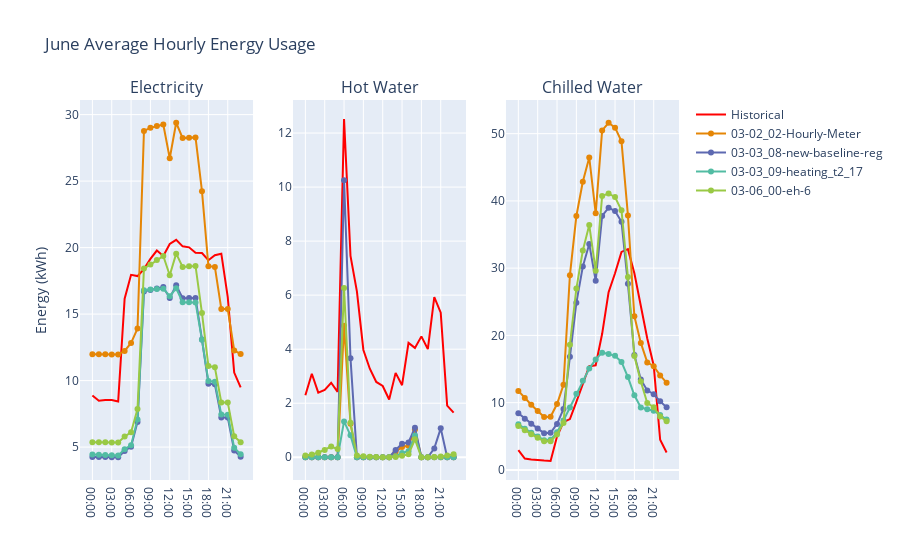

Here is the notebook cell this chart was saved with:
### Code cell
plot_datasets_monthly_by_hour(6, "June")

### Figure 1 — Plotly figure (JSON) as saved in the notebook; plotly's stock layout.template omitted (floating-point values rounded to 4 significant figures)
{"data": [{"legendgroup": "Months", "line": {"color": "red"}, "mode": "lines", "name": "Historical", "showlegend": true, "type": "scatter", "x": ["00:00", "01:00", "02:00", "03:00", "04:00", "05:00", "06:00", "07:00", "08:00", "09:00", "10:00", "11:00", "12:00", "13:00", "14:00", "15:00", "16:00", "17:00", "18:00", "19:00", "20:00", "21:00", "22:00", "23:00"], "xaxis": "x", "y": [8.878, 8.482, 8.542, 8.536, 8.429, 16.16, 17.95, 17.86, 18.38, 19.15, 19.78, 19.37, 20.27, 20.58, 20.09, 20.02, 19.62, 19.59, 19.05, 19.43, 19.54, 16.28, 10.6, 9.495], "yaxis": "y"}, {"legendgroup": "Months", "line": {"color": "red"}, "mode": "lines", "name": "Historical", "showlegend": false, "type": "scatter", "x": ["00:00", "01:00", "02:00", "03:00", "04:00", "05:00", "06:00", "07:00", "08:00", "09:00", "10:00", "11:00", "12:00", "13:00", "14:00", "15:00", "16:00", "17:00", "18:00", "19:00", "20:00", "21:00", "22:00", "23:00"], "xaxis": "x2", "y": [2.295, 3.09, 2.392, 2.496, 2.758, 2.422, 12.52, 7.449, 6.134, 3.971, 3.276, 2.788, 2.639, 2.136, 3.123, 2.667, 4.235, 4.048, 4.474, 4.001, 5.931, 5.352, 1.912, 1.653], "yaxis": "y2"}, {"legendgroup": "Months", "line": {"color": "red"}, "mode": "lines", "name": "Historical", "showlegend": false, "type": "scatter", "x": ["00:00", "01:00", "02:00", "03:00", "04:00", "05:00", "06:00", "07:00", "08:00", "09:00", "10:00", "11:00", "12:00", "13:00", "14:00", "15:00", "16:00", "17:00", "18:00", "19:00", "20:00", "21:00", "22:00", "23:00"], "xaxis": "x3", "y": [2.954, 1.688, 1.562, 1.529, 1.387, 1.324, 4.962, 7.119, 7.554, 10.1, 12.84, 15.43, 15.56, 20.24, 26.42, 29.24, 32.42, 32.83, 29.23, 24.33, 19.55, 15.53, 4.486, 2.595], "yaxis": "y3"}, {"legendgroup": "Months", "line": {"color": "rgb(229, 134, 6)"}, "mode": "lines+markers", "name": "03-02_02-Hourly-Meter", "showlegend": true, "type": "scatter", "x": ["00:00", "01:00", "02:00", "03:00", "04:00", "05:00", "06:00", "07:00", "08:00", "09:00", "10:00", "11:00", "12:00", "13:00", "14:00", "15:00", "16:00", "17:00", "18:00", "19:00", "20:00", "21:00", "22:00", "23:00"], "xaxis": "x", "y": [11.99, 11.98, 11.97, 11.97, 11.96, 12.23, 12.83, 13.91, 28.78, 29.0, 29.14, 29.25, 26.72, 29.39, 28.23, 28.26, 28.29, 24.24, 18.6, 18.55, 15.38, 15.38, 12.27, 12.0], "yaxis": "y"}, {"legendgroup": "Months", "line": {"color": "rgb(229, 134, 6)"}, "mode": "lines+markers", "name": "03-02_02-Hourly-Meter", "showlegend": false, "type": "scatter", "x": ["00:00", "01:00", "02:00", "03:00", "04:00", "05:00", "06:00", "07:00", "08:00", "09:00", "10:00", "11:00", "12:00", "13:00", "14:00", "15:00", "16:00", "17:00", "18:00", "19:00", "20:00", "21:00", "22:00", "23:00"], "xaxis": "x2", "y": [0, 0, 0, 0, 0, 0, 4.868, 1.241, 0, 0, 0, 0, 0, 0, 0.1979, 0.3798, 0.4259, 1.03, 0, 0, 0, 0, 0, 0], "yaxis": "y2"}, {"legendgroup": "Months", "line": {"color": "rgb(229, 134, 6)"}, "mode": "lines+markers", "name": "03-02_02-Hourly-Meter", "showlegend": false, "type": "scatter", "x": ["00:00", "01:00", "02:00", "03:00", "04:00", "05:00", "06:00", "07:00", "08:00", "09:00", "10:00", "11:00", "12:00", "13:00", "14:00", "15:00", "16:00", "17:00", "18:00", "19:00", "20:00", "21:00", "22:00", "23:00"], "xaxis": "x3", "y": [11.75, 10.69, 9.698, 8.76, 7.867, 7.915, 9.789, 12.64, 28.96, 37.75, 42.85, 46.45, 38.15, 50.49, 51.62, 50.89, 48.86, 37.85, 22.84, 18.89, 15.98, 15.41, 14.05, 12.97], "yaxis": "y3"}, {"legendgroup": "Months", "line": {"color": "rgb(93, 105, 177)"}, "mode": "lines+markers", "name": "03-03_08-new-baseline-reg", "showlegend": true, "type": "scatter", "x": ["00:00", "01:00", "02:00", "03:00", "04:00", "05:00", "06:00", "07:00", "08:00", "09:00", "10:00", "11:00", "12:00", "13:00", "14:00", "15:00", "16:00", "17:00", "18:00", "19:00", "20:00", "21:00", "22:00", "23:00"], "xaxis": "x", "y": [4.258, 4.252, 4.246, 4.24, 4.235, 4.708, 5.03, 6.895, 16.69, 16.82, 16.93, 17.03, 16.21, 17.17, 16.19, 16.22, 16.21, 13.09, 9.77, 9.727, 7.226, 7.221, 4.741, 4.265], "yaxis": "y"}, {"legendgroup": "Months", "line": {"color": "rgb(93, 105, 177)"}, "mode": "lines+markers", "name": "03-03_08-new-baseline-reg", "showlegend": false, "type": "scatter", "x": ["00:00", "01:00", "02:00", "03:00", "04:00", "05:00", "06:00", "07:00", "08:00", "09:00", "10:00", "11:00", "12:00", "13:00", "14:00", "15:00", "16:00", "17:00", "18:00", "19:00", "20:00", "21:00", "22:00", "23:00"], "xaxis": "x2", "y": [0, 0, 0, 0, 0, 0, 10.25, 3.669, 2.295e-05, 0, 0, 0, 0, 0, 0.2703, 0.4988, 0.547, 1.096, 0, 0, 0.3274, 1.071, 0, 0], "yaxis": "y2"}, {"legendgroup": "Months", "line": {"color": "rgb(93, 105, 177)"}, "mode": "lines+markers", "name": "03-03_08-new-baseline-reg", "showlegend": false, "type": "scatter", "x": ["00:00", "01:00", "02:00", "03:00", "04:00", "05:00", "06:00", "07:00", "08:00", "09:00", "10:00", "11:00", "12:00", "13:00", "14:00", "15:00", "16:00", "17:00", "18:00", "19:00", "20:00", "21:00", "22:00", "23:00"], "xaxis": "x3", "y": [8.429, 7.622, 6.862, 6.141, 5.467, 5.512, 6.831, 9.044, 16.81, 24.84, 30.23, 33.6, 28.12, 37.76, 38.99, 38.49, 36.9, 27.67, 17.09, 13.43, 11.82, 11.26, 10.19, 9.322], "yaxis": "y3"}, {"legendgroup": "Months", "line": {"color": "rgb(82, 188, 163)"}, "mode": "lines+markers", "name": "03-03_09-heating_t2_17", "showlegend": true, "type": "scatter", "x": ["00:00", "01:00", "02:00", "03:00", "04:00", "05:00", "06:00", "07:00", "08:00", "09:00", "10:00", "11:00", "12:00", "13:00", "14:00", "15:00", "16:00", "17:00", "18:00", "19:00", "20:00", "21:00", "22:00", "23:00"], "xaxis": "x", "y": [4.435, 4.415, 4.398, 4.383, 4.363, 4.835, 5.144, 7.079, 16.8, 16.85, 16.89, 16.91, 16.34, 16.94, 15.89, 15.89, 15.88, 13.06, 9.96, 9.919, 7.441, 7.439, 4.949, 4.457], "yaxis": "y"}, {"legendgroup": "Months", "line": {"color": "rgb(82, 188, 163)"}, "mode": "lines+markers", "name": "03-03_09-heating_t2_17", "showlegend": false, "type": "scatter", "x": ["00:00", "01:00", "02:00", "03:00", "04:00", "05:00", "06:00", "07:00", "08:00", "09:00", "10:00", "11:00", "12:00", "13:00", "14:00", "15:00", "16:00", "17:00", "18:00", "19:00", "20:00", "21:00", "22:00", "23:00"], "xaxis": "x2", "y": [0, 0, 0, 0, 0, 0, 1.327, 0.8101, 0, 0, 0, 0, 0, 0, 0.03876, 0.1607, 0.2254, 0.8066, 0, 0, 0, 0, 0, 0], "yaxis": "y2"}, {"legendgroup": "Months", "line": {"color": "rgb(82, 188, 163)"}, "mode": "lines+markers", "name": "03-03_09-heating_t2_17", "showlegend": false, "type": "scatter", "x": ["00:00", "01:00", "02:00", "03:00", "04:00", "05:00", "06:00", "07:00", "08:00", "09:00", "10:00", "11:00", "12:00", "13:00", "14:00", "15:00", "16:00", "17:00", "18:00", "19:00", "20:00", "21:00", "22:00", "23:00"], "xaxis": "x3", "y": [6.778, 6.125, 5.538, 4.973, 4.417, 4.483, 5.591, 7.342, 9.298, 11.32, 13.27, 15.06, 16.43, 17.44, 17.24, 16.97, 16.06, 13.81, 11.1, 9.297, 9.015, 8.796, 8.172, 7.479], "yaxis": "y3"}, {"legendgroup": "Months", "line": {"color": "rgb(153, 201, 69)"}, "mode": "lines+markers", "name": "03-06_00-eh-6", "showlegend": true, "type": "scatter", "x": ["00:00", "01:00", "02:00", "03:00", "04:00", "05:00", "06:00", "07:00", "08:00", "09:00", "10:00", "11:00", "12:00", "13:00", "14:00", "15:00", "16:00", "17:00", "18:00", "19:00", "20:00", "21:00", "22:00", "23:00"], "xaxis": "x", "y": [5.365, 5.36, 5.355, 5.351, 5.347, 5.789, 6.117, 7.87, 18.43, 18.72, 19.06, 19.37, 17.92, 19.54, 18.54, 18.59, 18.62, 15.08, 11.09, 11.0, 8.36, 8.346, 5.816, 5.371], "yaxis": "y"}, {"legendgroup": "Months", "line": {"color": "rgb(153, 201, 69)"}, "mode": "lines+markers", "name": "03-06_00-eh-6", "showlegend": false, "type": "scatter", "x": ["00:00", "01:00", "02:00", "03:00", "04:00", "05:00", "06:00", "07:00", "08:00", "09:00", "10:00", "11:00", "12:00", "13:00", "14:00", "15:00", "16:00", "17:00", "18:00", "19:00", "20:00", "21:00", "22:00", "23:00"], "xaxis": "x2", "y": [0.06359, 0.09964, 0.1666, 0.272, 0.3936, 0.301, 6.269, 1.277, 0.06216, 0.03504, 0.01649, 0.008546, 0.002353, 0, 0.005866, 0.05856, 0.1069, 0.6636, 0, 0, 0.006261, 0.02324, 0.06113, 0.1136], "yaxis": "y2"}, {"legendgroup": "Months", "line": {"color": "rgb(153, 201, 69)"}, "mode": "lines+markers", "name": "03-06_00-eh-6", "showlegend": false, "type": "scatter", "x": ["00:00", "01:00", "02:00", "03:00", "04:00", "05:00", "06:00", "07:00", "08:00", "09:00", "10:00", "11:00", "12:00", "13:00", "14:00", "15:00", "16:00", "17:00", "18:00", "19:00", "20:00", "21:00", "22:00", "23:00"], "xaxis": "x3", "y": [6.526, 5.882, 5.312, 4.77, 4.247, 4.265, 5.266, 6.97, 18.62, 26.96, 32.61, 36.41, 29.6, 40.75, 41.1, 40.56, 38.61, 28.68, 16.92, 13.14, 9.955, 9.322, 7.954, 7.219], "yaxis": "y3"}], "layout": {"annotations": [{"font": {"size": 16}, "showarrow": false, "text": "Electricity", "x": 0.1444, "xanchor": "center", "xref": "paper", "y": 1, "yanchor": "bottom", "yref": "paper"}, {"font": {"size": 16}, "showarrow": false, "text": "Hot Water", "x": 0.5, "xanchor": "center", "xref": "paper", "y": 1, "yanchor": "bottom", "yref": "paper"}, {"font": {"size": 16}, "showarrow": false, "text": "Chilled Water", "x": 0.8556, "xanchor": "center", "xref": "paper", "y": 1, "yanchor": "bottom", "yref": "paper"}], "title": {"text": "June Average Hourly Energy Usage"}, "xaxis": {"anchor": "y", "domain": [0, 0.2889]}, "xaxis2": {"anchor": "y2", "domain": [0.3556, 0.6444]}, "xaxis3": {"anchor": "y3", "domain": [0.7111, 1]}, "yaxis": {"anchor": "x", "domain": [0, 1], "title": {"text": "Energy (kWh)"}}, "yaxis2": {"anchor": "x2", "domain": [0, 1]}, "yaxis3": {"anchor": "x3", "domain": [0, 1]}}}
